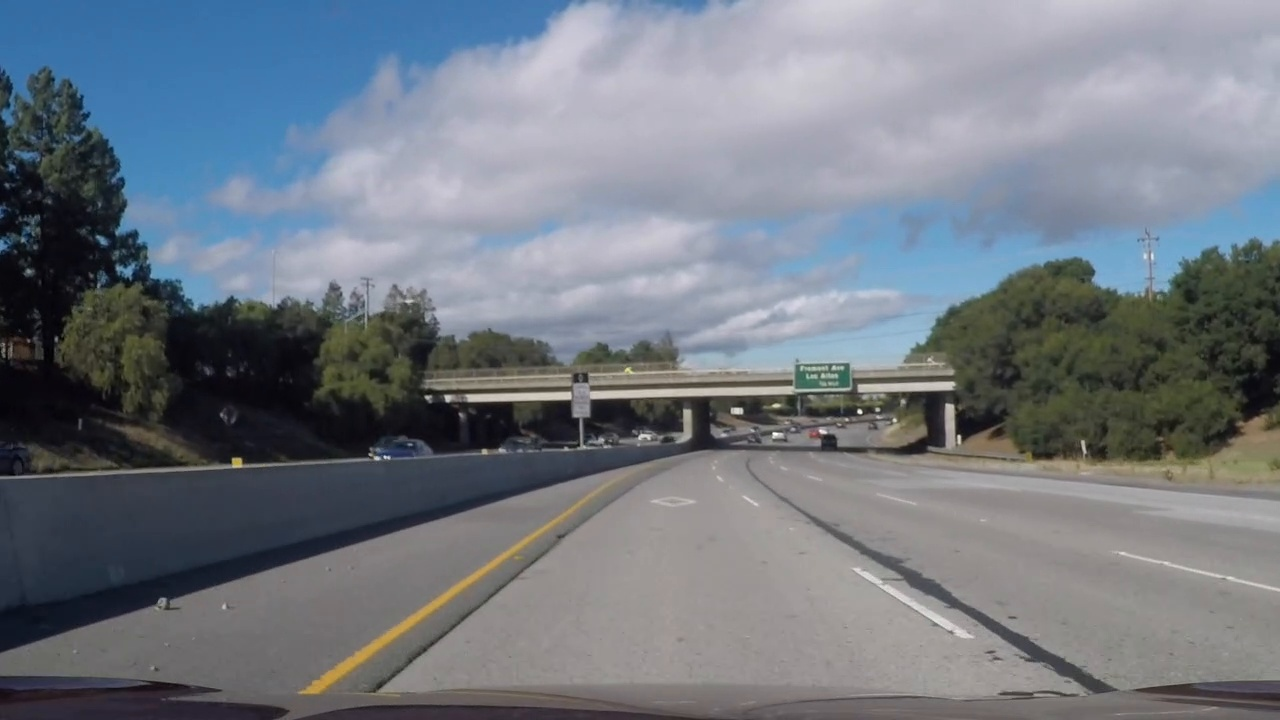
#> input picture LaneFinder/test_images/challenge_video.mp4_tarmac_edge_separates.jpg, 1280 x 720 px
$ python gradient_threshold.py   (older library calls are emulated)
#> lines starting #> are read from the running program, lines starting #| are printed output that depends on the picture; after the words box and inside, x2 and y2 are one past the last pixel; in counts of white or black regions, pixels touching at a corner belong together
import numpy as np
import cv2


def abs_sobel_thresh(img_channel, orient='x', sobel_kernel=3, thresh=(0, 255)):
    """
    This function applies Sobel function to image in 'x' or 'y'- direction.

    :param img_channel: one channel image
    :param orient: gradient orientation: 'x' or 'y'
    :param sobel_kernel: size of the gaussian blur kernel
    :param thresh: Threshold limits as a tuple (min, max)
    :return: thresholded image
    """

    # Apply gaussion blur
    k = (sobel_kernel, sobel_kernel)
    img = cv2.GaussianBlur(img_channel,ksize=k, sigmaX=0)

    # get threshold limits from tuple
    thresh_min, thresh_max = thresh

    # 2) Take the derivative in x or y given orient = 'x' or 'y'
    if orient == 'x':
        sobel = cv2.Sobel(img, cv2.CV_64F, 1, 0)
    elif orient == 'y':
        sobel = cv2.Sobel(img, cv2.CV_64F, 0, 1)
    else:
        raise Exception("orient can be only 'x' or 'y'")

    # 3) Take the absolute value of the derivative or gradient
    abs_sobel = np.absolute(sobel)

    # 4) Scale to 8-bit (0 - 255) then convert to type = np.uint8
    scaled_sobel = np.uint8(255*abs_sobel/np.max(abs_sobel))

    # 5) Create a mask of 1's where the scaled gradient magnitude
    # is > thresh_min and < thresh_max
    binary_output = np.zeros_like(scaled_sobel)
    binary_output[(scaled_sobel >= thresh_min) & (scaled_sobel <= thresh_max)] = 1
    # 6) Return this mask as your binary_output image
    return binary_output


def mag_thresh(img_channel, sobel_kernel=3, mag_thresh=(0, 255)):


    # Apply gaussian blur
    k = (sobel_kernel, sobel_kernel)
    gray = cv2.GaussianBlur(img_channel,ksize=k, sigmaX=0)

    # Apply the following steps to img
    # 1) Convert to grayscale
    #gray = cv2.cvtColor(image, cv2.COLOR_RGB2GRAY)
    # 2) Take the gradient in x and y separately
    sobelx = cv2.Sobel(gray, cv2.CV_64F, 1, 0, ksize=sobel_kernel)
    sobely = cv2.Sobel(gray, cv2.CV_64F, 0, 1, ksize=sobel_kernel)

    # 3) Calculate the magnitude
    sobel_mag = np.sqrt(np.power(sobelx, 2) + np.power(sobely, 2))

    # 4) Scale to 8-bit (0 - 255) and convert to type = np.uint8
    sobel_mag = np.uint8(255 * sobel_mag / np.max(sobel_mag))

    # 5) Create a binary mask where mag thresholds are met
    binary_output = np.zeros_like(sobel_mag)
    binary_output[(sobel_mag >= mag_thresh[0]) & (sobel_mag <= mag_thresh[1])] = 1

    # 6) Return this mask as your binary_output image
    return binary_output


def dir_threshold(img_channel, sobel_kernel=3, thresh=(0, np.pi/2)):

    # Apply gaussion blur
    k = (sobel_kernel, sobel_kernel)
    gray = cv2.GaussianBlur(img_channel,ksize=k, sigmaX=0)
    # Apply the following steps to img
    # 1) Convert to grayscale
    #gray = cv2.cvtColor(image, cv2.COLOR_RGB2GRAY)

    # 2) Take the gradient in x and y separately
    sobelx = cv2.Sobel(gray, cv2.CV_64F, 1, 0, ksize=sobel_kernel)
    sobely = cv2.Sobel(gray, cv2.CV_64F, 0, 1, ksize=sobel_kernel)

    # 3) Take the absolute value of the x and y gradients
    abs_sobelx = np.absolute(sobelx)
    abs_sobely = np.absolute(sobely)

    # 4) Use np.arctan2(abs_sobely, abs_sobelx) to calculate the direction of the gradient
    grad_dir = np.arctan2(abs_sobelx, abs_sobely)

    # 5) Create a binary mask where direction thresholds are met
    binary_output = np.zeros_like(grad_dir)
    binary_output[(grad_dir >= thresh[0]) & (grad_dir <= thresh[1])] = 1
    # 6) Return this mask as your binary_output image
    return binary_output

if __name__ == "__main__":
    # Read in an image and grayscale it
    image = cv2.imread('./test_images/challenge_video.mp4_tarmac_edge_separates.jpg')
#> image is the input picture: shape (720, 1280, 3); mean B, G, R 130, 121.2, 114.5
    image_rgb = cv2.cvtColor(image, cv2.COLOR_BGR2RGB)
    gray = cv2.cvtColor(image, cv2.COLOR_BGR2GRAY)

    # Choose a Sobel kernel size
    ksize = 5 # Choose a larger odd number to smooth gradient measurements

    # [8 lines of commented-out code are left out]

    mag_binary = mag_thresh(gray, sobel_kernel=ksize, mag_thresh=(20, 255))
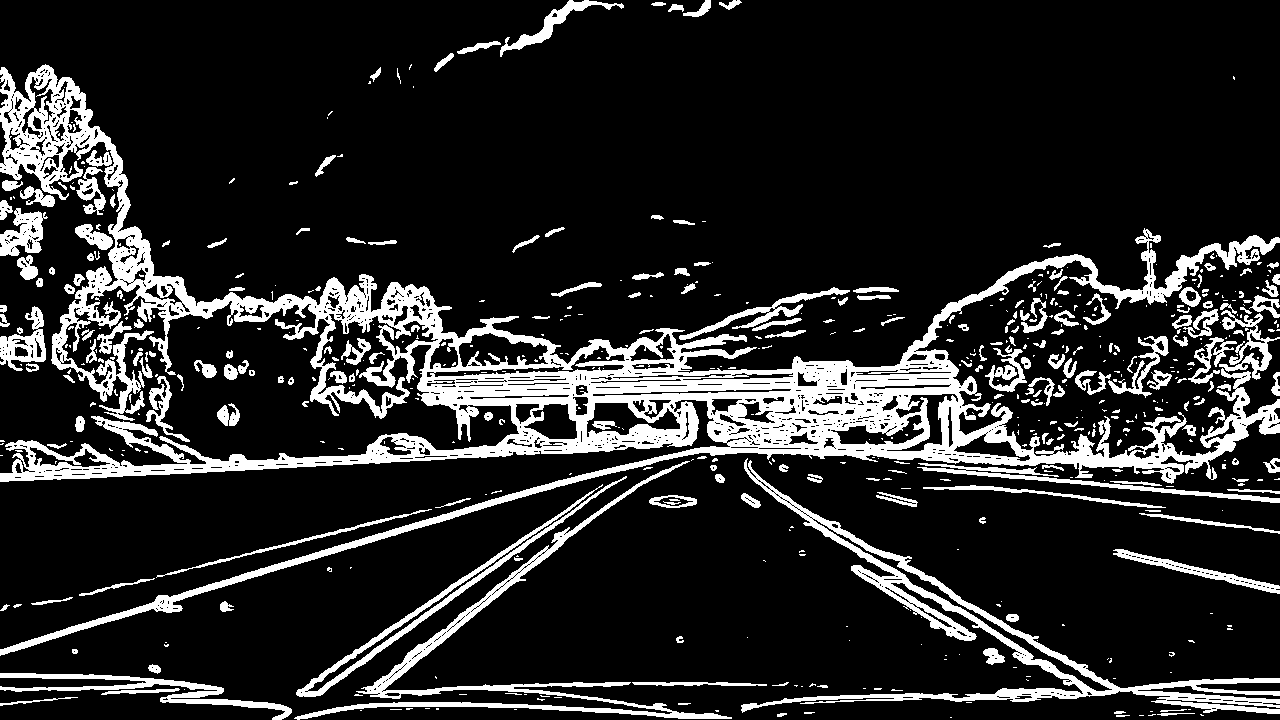
#> mag_binary: shape (720, 1280); values 0 (black) and 1 (white), 15.8% white; 591 white regions (364 under 20 px), largest, box (x1, y1, x2, y2) and area: (0, 64, 1280, 656) 86803, (741, 458, 1280, 714) 11703, (294, 461, 732, 720) 6669
    cv2.imshow('grad_threshold', mag_binary * 255)
    cv2.waitKey(5000)

    mu = 0.6
    dev = 0.3
    dir_binary = dir_threshold(gray, sobel_kernel=ksize, thresh=(mu-dev, mu+dev))
#> in dir_threshold, `grad_dir = np.arctan2(abs_sobelx, abs_sobely)`:
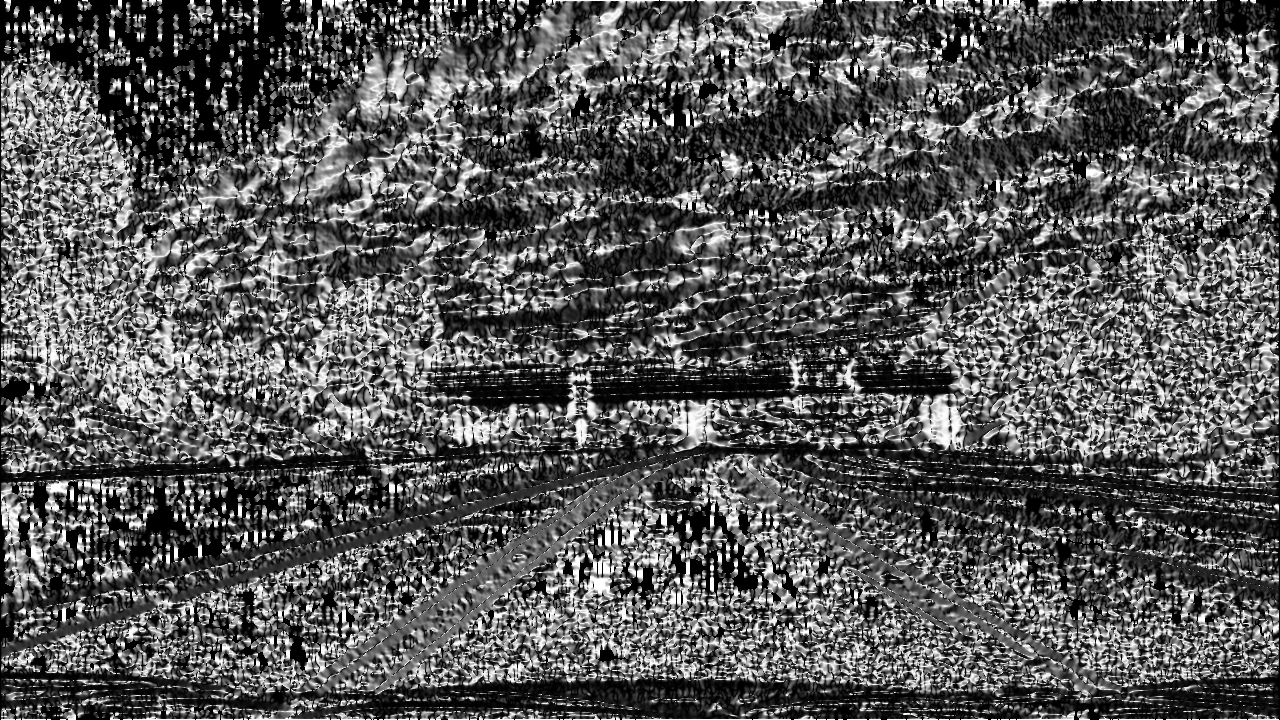
#> grad_dir: shape (720, 1280) float64; min 0, max 1.57, mean 0.549; drawn with min black and max white
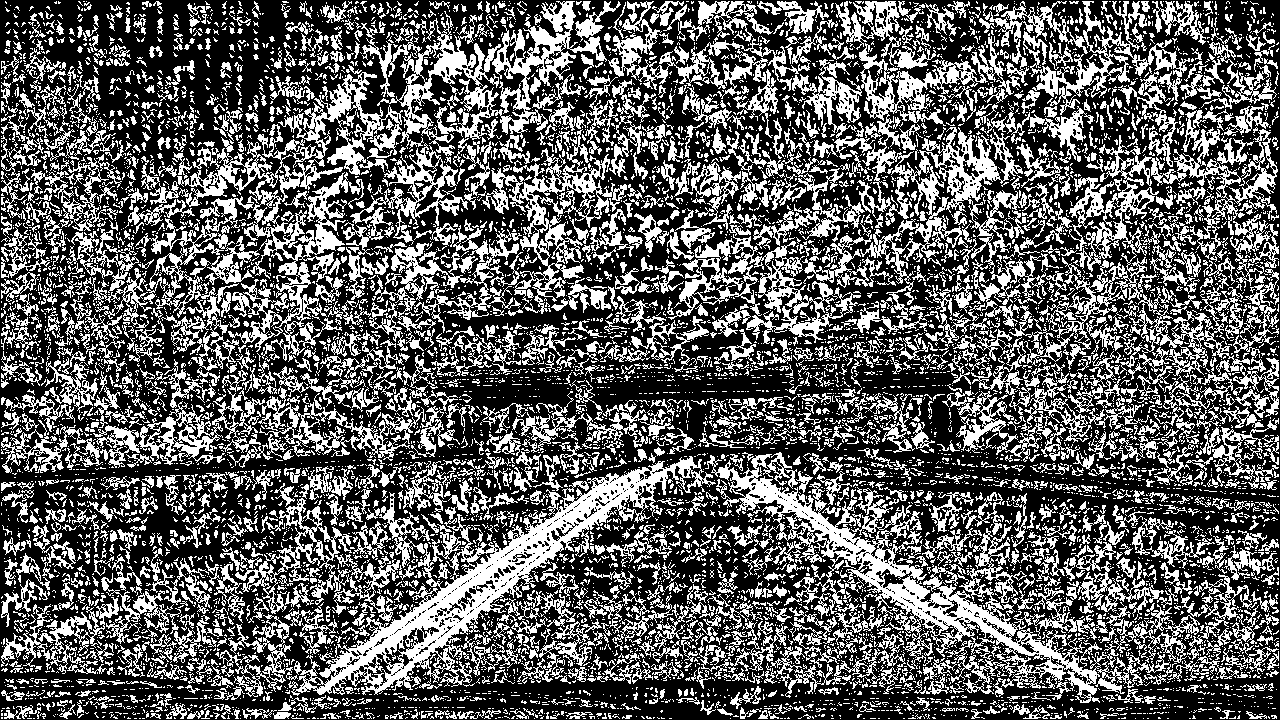
#> dir_binary: shape (720, 1280) float64; values 0 (black) and 1 (white), 37.1% white; 8778 white regions (7087 under 20 px), largest, box (x1, y1, x2, y2) and area: (705, 452, 1119, 703) 16819, (288, 456, 716, 696) 16627, (853, 36, 1047, 334) 14182
    cv2.imshow('grad_threshold', dir_binary * 255)
    cv2.waitKey(5000)

    combined = np.zeros_like(dir_binary)
    #combined[((gradx == 1) & (grady == 1)) | ((mag_binary == 1) & (dir_binary == 1))] = 1
    combined[((mag_binary == 1) & (dir_binary == 1))] = 1
    cv2.imshow('grad_threshold', combined)
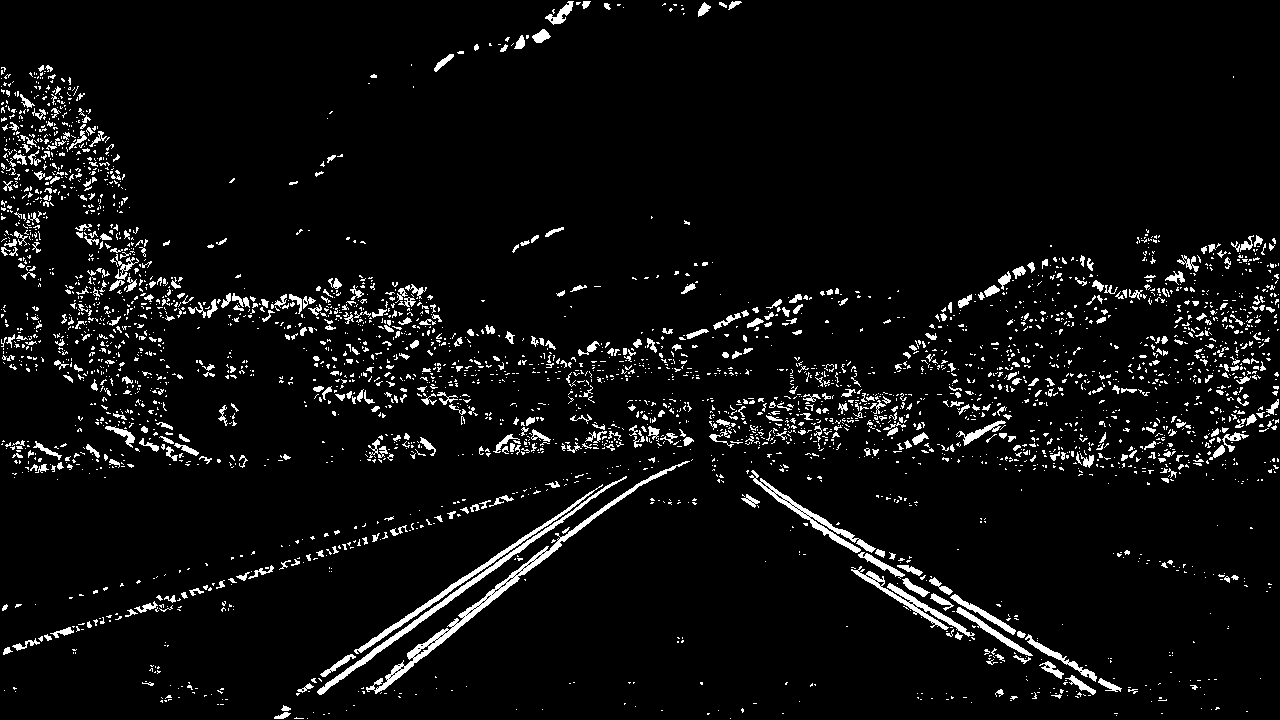
#> window 'grad_threshold': shape (720, 1280) float64; values 0 (black) and 1 (white), 5.3% white; 3533 white regions (2987 under 20 px), largest, box (x1, y1, x2, y2) and area: (366, 461, 690, 694) 2641, (317, 476, 627, 695) 1771, (354, 484, 603, 654) 1241
    #import matplotlib.pyplot as plt
    #plt.imshow(gradx, cmap='gray')
    cv2.waitKey(5000)
    cv2.destroyWindow('grad_threshold')
